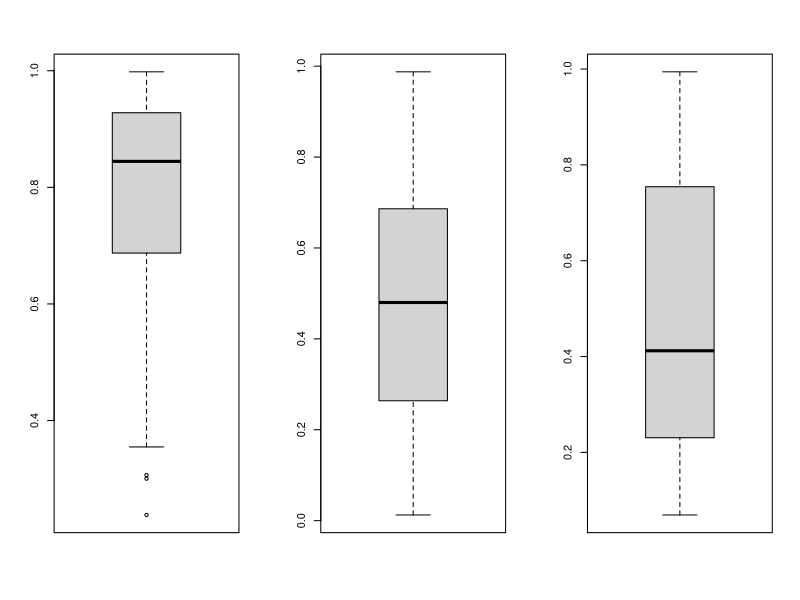

The R source for this figure:
## [1] ##

norm.pval = function(x, B = 400) {
  n = length(x)
  mu.hat = mean(x); sig.hat = sd(x)
  Fofx = pnorm(sort(x), mean = mu.hat, sd = sig.hat)
  d = max(1:n/n - Fofx, Fofx - 0:(n-1)/n)
  Dstar = numeric(B)
  for (i in 1:B) {
    x.star = rnorm(n, mean = mu.hat, sd = sig.hat)
    mu.star = mean(x.star); sig.star = sd(x.star)
    Fofxstar = pnorm(sort(x.star), mean = mu.star, sd = sig.star)
    Dstar[i] = max(1:n/n - Fofxstar, Fofxstar - 0:(n-1)/n)
  }
  return(mean(Dstar > d))
}

mu = 2; sig = 1; n = 20; n.sim = 100

phat = phat.ks = phat.shapiro = numeric(n.sim)

for (i in 1:n.sim) {
  x = rnorm(n, mean = mu, sd = sig)
  phat[i] = ks.test(x, "pnorm", mean = mean(x), sd = sd(x))$p.value # (1) 잘못 가정했을 때의 p값
  phat.ks[i] = norm.pval(x)
  phat.shapiro[i] = shapiro.test(x)$p.value
}

c(ks.test(phat, "punif")$p.value, 
  ks.test(phat.ks, "punif")$p.value, 
  ks.test(phat.shapiro, "punif")$p.value)

oldpar = par(mfrow=c(1,3))
boxplot(phat); boxplot(phat.ks); boxplot(phat.shapiro)

## [2] ##

## [3] ##

problem3 = function(N, M, T) {
 
}